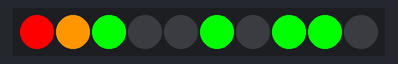
The sketch below on a simulated Arduino Uno, built with avr-gcc and run on an emulated ATmega328P. Parts: 10 RGB LEDs in strip order, left to right. Random numbers use the default seed unless the sketch sets one.

Above: at 0.01 s.
At 5.29 s:
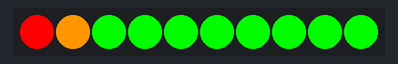
At 10.1 s:
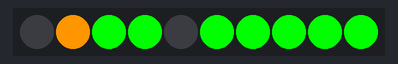
At 18.18 s:
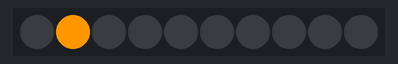
At 19.83 s:
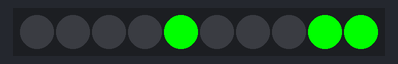
At 39.87 s:
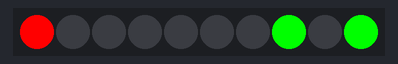

The sketch:

Level.ino
```cpp
/*
    Grove LED Bar - Random Example
    This example will show you how to use setBits() function of this library.
    Set any combination of LEDs using 10 bits.
*/

#include <Grove_LED_Bar.h>

//BE SURE USE CORRESPONDING DEVICE
//Grove_LED_Bar bar(6, 7, 0, LED_CIRCULAR_24);
//FOR LED_BAR_10
Grove_LED_Bar bar(7, 6, 0, LED_BAR_10); // Clock pin, Data pin, Orientation

void setup() {
    // nothing to initialize
    bar.begin();
}

void loop() {
    // Display a random value between 0 (all LEDs off) and 1023 (all LEDs on)
    bar.setBits(random(1024));
    delay(50);
}
```
